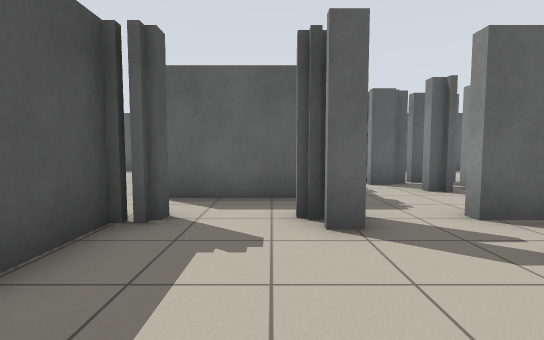
view 1 (above)

18 first-person views from a walk through a Stage world. The camera is 0.94 m above the floor, tilts 4° down and sees 85° across. The lines on the ground mark 1 m squares. The floor is counted in squares, 1 m on a side. Each view is taken from the middle of a square. On the plan, view 1 faces up. The plan holds only what a view shows up to about 11 squares ahead; the rest is blank. The place goes on beyond the plan. The robots in the file are not drawn.

view 2
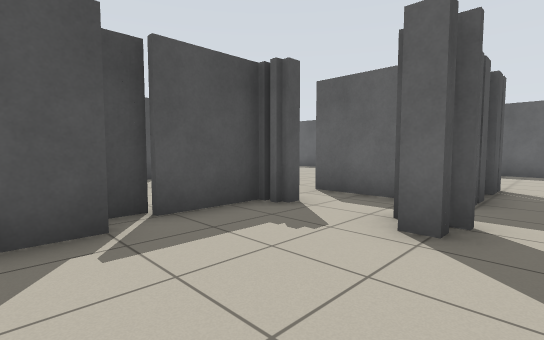

view 3
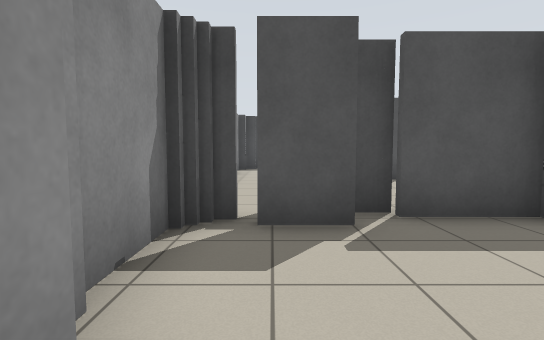

view 4
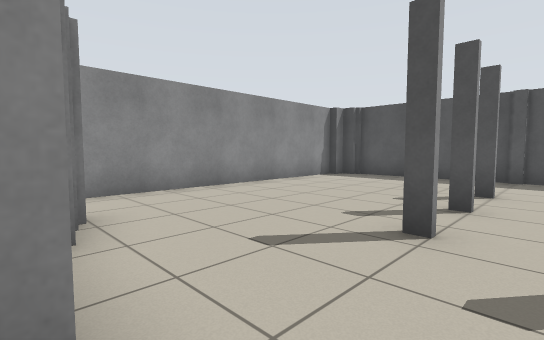

view 5
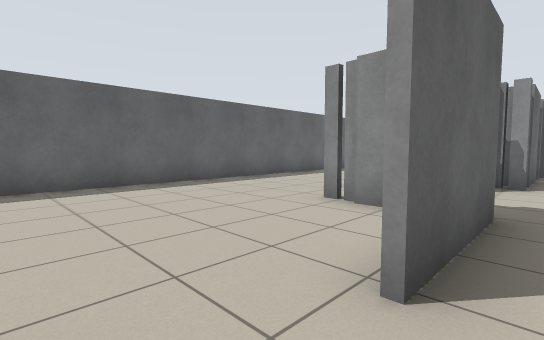

view 6
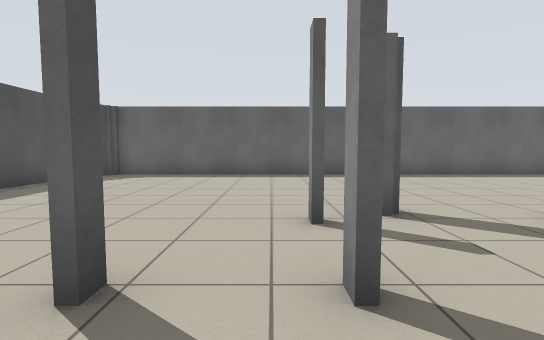

view 7
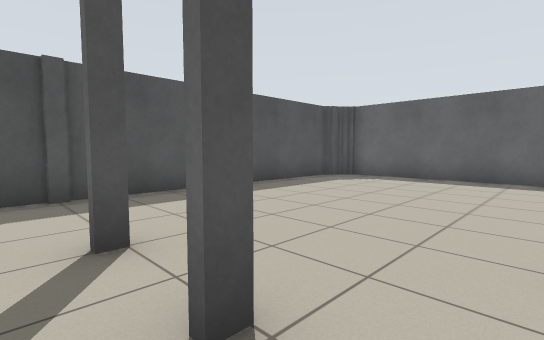

view 8
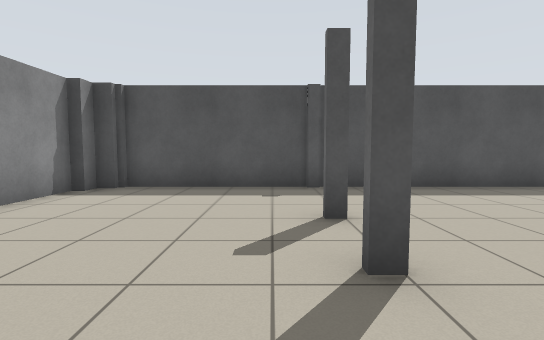

view 9
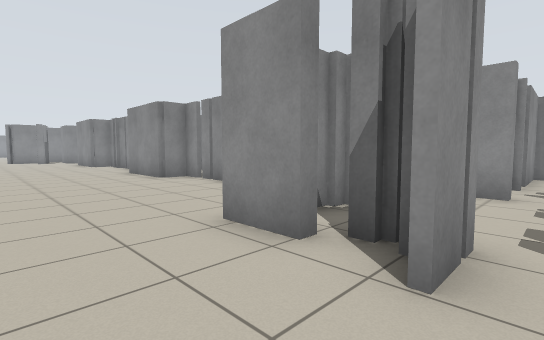

view 10
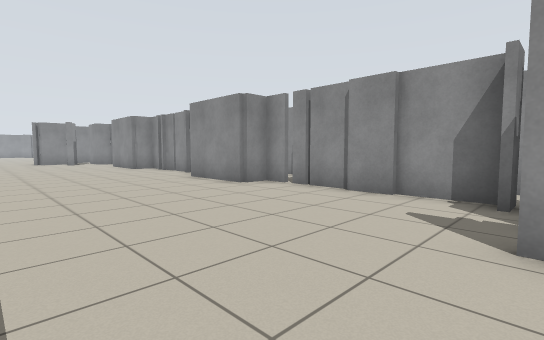

view 11
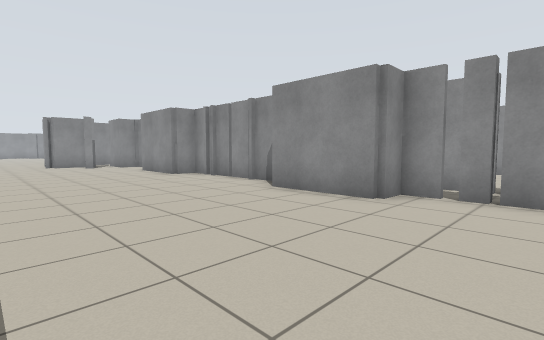

view 12
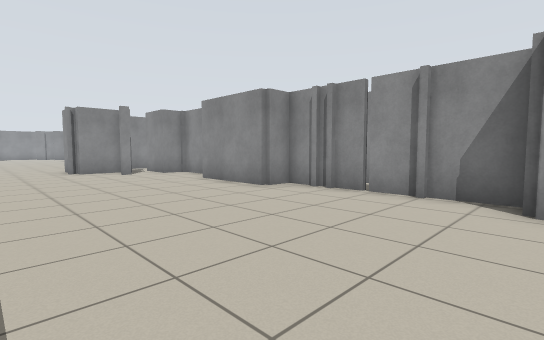

view 13
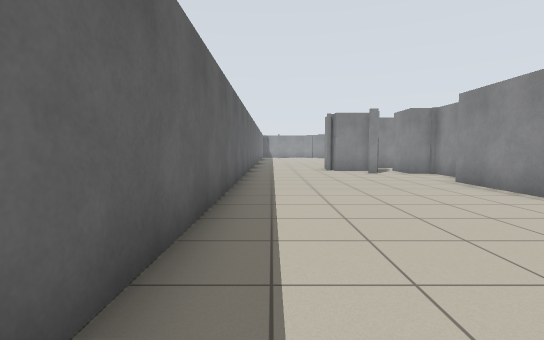

view 14
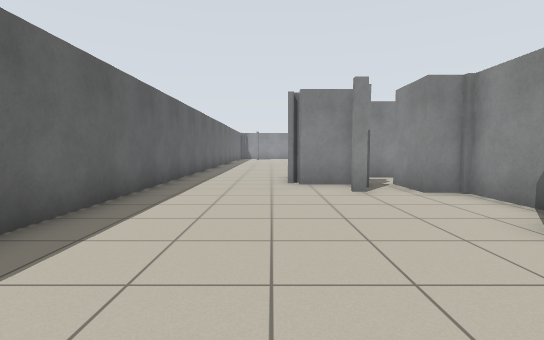

view 15
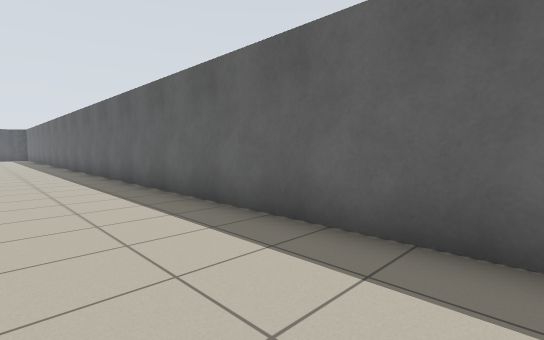

view 16
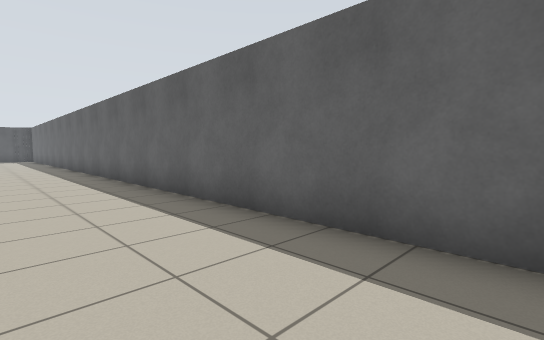

view 17
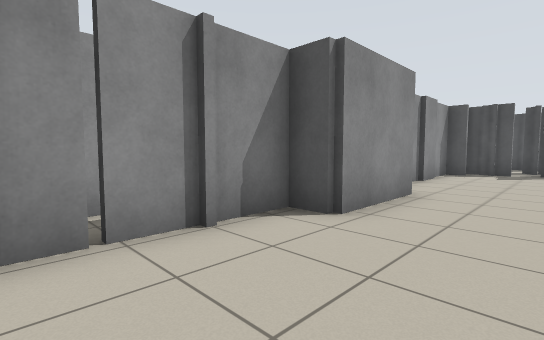

view 18
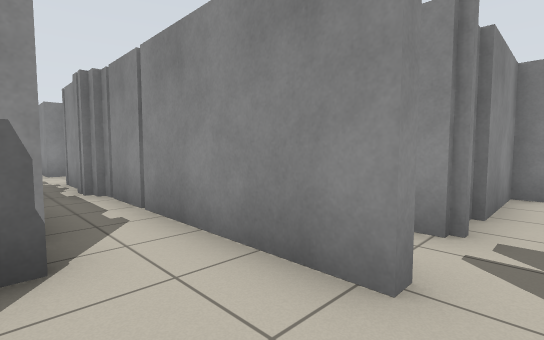

### Floor plan
Points are (right, up) in squares from view 1. A wall is a line through its corners. A room is listed if a view was taken in it or the views show most of it. See-through windows are left out.
Room 1 (views 1, 2, 3, 4, 18)
walls: (1.1, 3.4) (0.6, 3.4); (1.2, 4) (0.6, 4); (2.7, 3.7) (2.7, 4.2) (4.4, 4.2); (2.7, 2.1) (2.7, 2.5); (-1.6, 4.2) (-1.6, 3.7); (-2.1, 3.7) (-2.1, 1.8); (-1.6, 1.1) (-1.6, -0.2); (-2.4, 1.9) (-2.4, 1.1); (1.1, 6.6) (1.1, 5.7) (-2.2, 5.7); (2.2, -1.2) (2.7, -1.2) (2.7, 1.5); (4.7, 5.6) (4.7, 6.2); (4, 6.6) (3.4, 6.6); (-1.6, -1.2) (0.5, -1.2); (4.7, 6.5) (4.7, 7.6); (5.6, 5.7) (5.6, 6.5); (3.4, 7.8) (2.7, 7.8) (2.7, 9); (1.1, 8.4) (1.1, 7.4)
ways out: opening at (-2, 5) to room 2; opening at (2, 8) to room 2; opening at (4, 5) to room 3; opening at (3.5, 3)
Room 2 (views 5, 6, 7, 8, 9, 10, 11, 12, 13, 14, 15, 16, 17)
walls: (3.9, 8.4) (3.9, 8.7) (5.4, 8.7); (5, 7.6) (5, 6.5); (2.9, 8.2) (3.9, 8.2); (5.7, 5.8) (10.5, 5.8); (0.6, 7) (0.6, 8.4); (10.6, 5.8) (11.4, 5.8) (11.4, 6.7) (14.4, 6.7) (14.4, 5.8) (19.5, 5.8) (19.5, 6.7) (22.6, 6.7); (-5.4, 4.1) (-5.4, 3.6); (-5.5, 3.6) (-5.5, 4.1); (-7.2, 4.1) (-7.2, 3.6); (-9, 4.1) (-9, 3.6); (-12.1, 12.8) (-12.1, 12.1) (-12.4, 12.1) (-12.4, -0.6) (-12.1, -0.6) (-12.1, -1.2) (-11.6, -1.2) (-11.6, -1.5) (-3.4, -1.5); (23.5, 5.8) (25.4, 5.8) (25.4, 6.7); (26.9, 7.9) (26.9, 9.2) (27.2, 9.2) (27.2, 9.6); (30, 13) (-11.9, 13)
ways out: opening at (-2, 5) to room 1; opening at (2, 8) to room 1
Room 3 (no view inside)
walls: (10, 4.2) (11.5, 4.2); (9.1, 5.7) (8.5, 5.7); (8.9, 4.5) (9.5, 4.5); (7.8, 5.7) (5.6, 5.7); (14.3, 3.8) (14.3, 4.2); (5.2, 6.1) (4.8, 6.1); (4.4, 4.2) (9, 4.2)
ways out: opening at (4, 5) to room 1

Positions as (right, up) in squares from view 1, and headings:
1: (0, 0), facing up
2: (2, 0), facing up-left
3: (2, 0), facing left
4: (-2, 5), facing down-left
5: (-4, 5), facing up-right
6: (-6, 2), facing up
7: (-6, 3), facing up-left
8: (-5, 3), facing left
9: (2, 11), facing down-right
10: (5, 12), facing down-right
11: (9, 12), facing down-right
12: (14, 12), facing down-right
13: (14, 12), facing right
14: (19, 10), facing right
15: (19, 10), facing up-left
16: (16, 10), facing up-left
17: (18, 9), facing down-left
18: (2, 6), facing down-right
